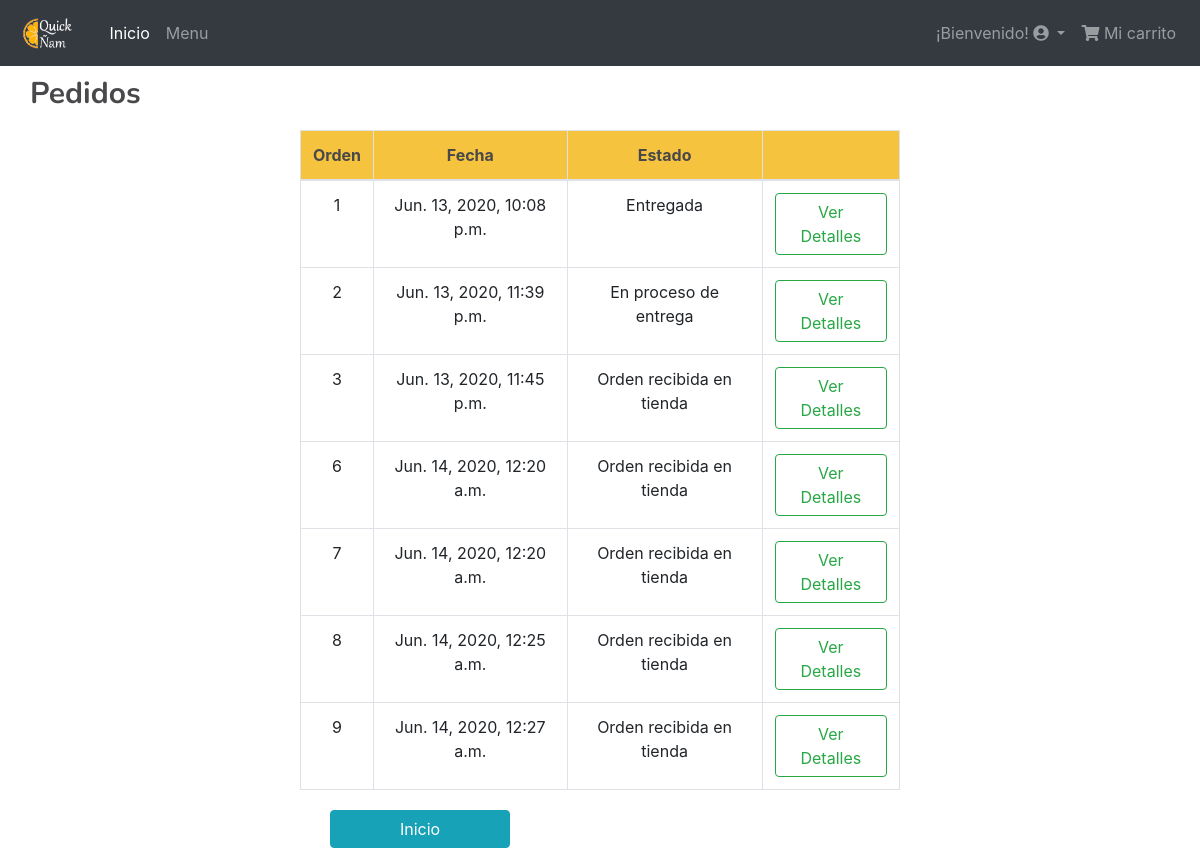
The page /usuarios/cliente/ver-pedidos/ (signed in) on the database its author committed.
### cliente/models.py (models this page shows)
class Orden(models.Model):
    user = models.ForeignKey(Cliente, blank=True, null=True, on_delete=models.CASCADE)
    order_id = models.CharField(unique=True, max_length=120, default='abc')
    ubicacion = models.ForeignKey(Ubicacion, on_delete=models.CASCADE, blank=True)
    carrito = models.OneToOneField(Carrito, on_delete=models.CASCADE)
    estado = models.IntegerField(default = 0, choices=ORDER_STATUS, blank=True)
    fecha = models.DateTimeField(auto_now_add=True)
    total = models.DecimalField(default=1000.0, max_digits=300, decimal_places=2)

### cliente/views.py (the view)
# urls.py: path('ver-pedidos/', views.ListaPedidos.as_view(), name = 'ver_pedidos'),
class ListaPedidos(View):
    template = "carrito/carrito_list.html"
    def get(self, request):
        cliente = Cliente.objects.get(user=request.user)
        pedidos = Orden.objects.filter(user = cliente)
        context = {"pedidos":pedidos}
        return render(request, self.template, context)

### cliente/templates/carrito/carrito_list.html
{% extends 'base_cliente.html' %}
{% block body_content %}
<h1>Pedidos </h1>
	<table class="table table-hover table-bordered" style="text-align: center;">
		<thead>
			<tr>
				<th>Orden</th>
				<th>Fecha</th>
				<th>Estado</th>
				<th></th>
			</tr>
		</thead>
		<tbody>
			{%if pedidos %}
				{%for pedido in pedidos%}
					<tr>
							<td>{{pedido.id}}</td>
							<td>{{pedido.fecha}}</td>
							<td>
							{%if pedido.estado == 0 %}
							    Orden recibida en tienda
						    {%elif pedido.estado == 1 %}
					           Lista para entregar
					        {%elif pedido.estado == 2 %}
					            En proceso de entrega
					        {%else %}
					        Entregada
					        {% endif %}
							</td>
							<td>
								<a class="btn btn-outline-success" href="{% url 'cliente:carrito_pedido' pedido.carrito.id %}"> Ver Detalles</a>
							</td>
					</tr>
				{%endfor%}
			{% else %}
				<h3>No has realizado ningun pedido todavía.</h3>
			{% endif %}
		</tbody>
	</table>
	<div style="text-align: right; width: 530px; padding: 20px">
	    <a  class="btn btn-info"  href="{% url 'usuarios:inicio_cliente' %}" style = "width: 180px"> Inicio </a>
	</div>
{% endblock body_content %}

### templates/base_cliente.html (shortened to what this page needs)
<!DOCTYPE html>
<html lang="es">
  <head>
    {% load static %}
    {% load bootstrap4 %}
    {% bootstrap_css %}
    {% load crispy_forms_tags %}
    <link rel="stylesheet" href="https://use.fontawesome.com/releases/v5.6.3/css/all.css">
    <link rel="stylesheet" href="{% static 'css/estilos.css' %}">
     <link rel="stylesheet" href="{% static 'css/main.css' %}">
  </head>
  <body>
    <header>
        <nav class="navbar navbar-expand-lg navbar-dark bg-dark">
                <a class="navbar-brand" href="{% url 'usuarios:inicio_cliente' %}"><img src="{% static 'img/l.png' %}" height="40"></a>
                <div class="collapse navbar-collapse" id="navbarTogglerDemo01">
                    <div class="navbar-nav">
                        <a class="nav-item nav-link active" href="{% url 'usuarios:inicio_cliente' %}">Inicio</a>
                        <a class="nav-item nav-link" href="{% url 'cliente:menucliente' %}">
                        Menu</a>
                     </div>
                </div>
                    <ul class="navbar-nav mr-auto">
                      {% if user.is_authenticated %}
                      <li class="nav-item dropdown">
                        <a class="nav-link dropdown-toggle" href="#" id="navbarDropdownMenuLink" data-toggle="dropdown" aria-haspopup="true" aria-expanded="false">
                          ¡Bienvenido! <i class="fas fa-user-circle"></i>
                        </a>
                      </li>
                      <a class="nav-link" href="{% url 'cliente:ver_carrito'%}"><i class="fas fa-shopping-cart"></i>  Mi carrito</a>
                      {% else %}
                        <li>
                          <a class="nav-link" href="{% url 'usuarios:login_cliente' %}">Iniciar sesion <i class="fas fa-user-circle"></i> </a>
                        </li>
                      {% endif %}
                    </ul>
        </nav>
    </header>
    {% block body_content %} {% endblock body_content %}
  </body>
</html>

### cliente/static/css/main.css (style rules this page uses)
.table { margin: auto; width: 50% !important; }
th { background-color: #f5c33d; color: #49484b; }
h1 { color: #49484b; font-family: "Nunito"; font-size: 30px; font-weight: bold; margin-left:20px; padding:10px; }

### rows shown on the page
Orden: id "1", fecha "Jun. 13, 2020, 10:08 p.m.", estado "Entregada"
Orden: id "2", fecha "Jun. 13, 2020, 11:39 p.m.", estado "En proceso de entrega"
Orden: id "3", fecha "Jun. 13, 2020, 11:45 p.m.", estado "Orden recibida en tienda"
Orden: id "6", fecha "Jun. 14, 2020, 12:20 a.m.", estado "Orden recibida en tienda"
Orden: id "7", fecha "Jun. 14, 2020, 12:20 a.m.", estado "Orden recibida en tienda"
Orden: id "8", fecha "Jun. 14, 2020, 12:25 a.m.", estado "Orden recibida en tienda"
Orden: id "9", fecha "Jun. 14, 2020, 12:27 a.m.", estado "Orden recibida en tienda"
